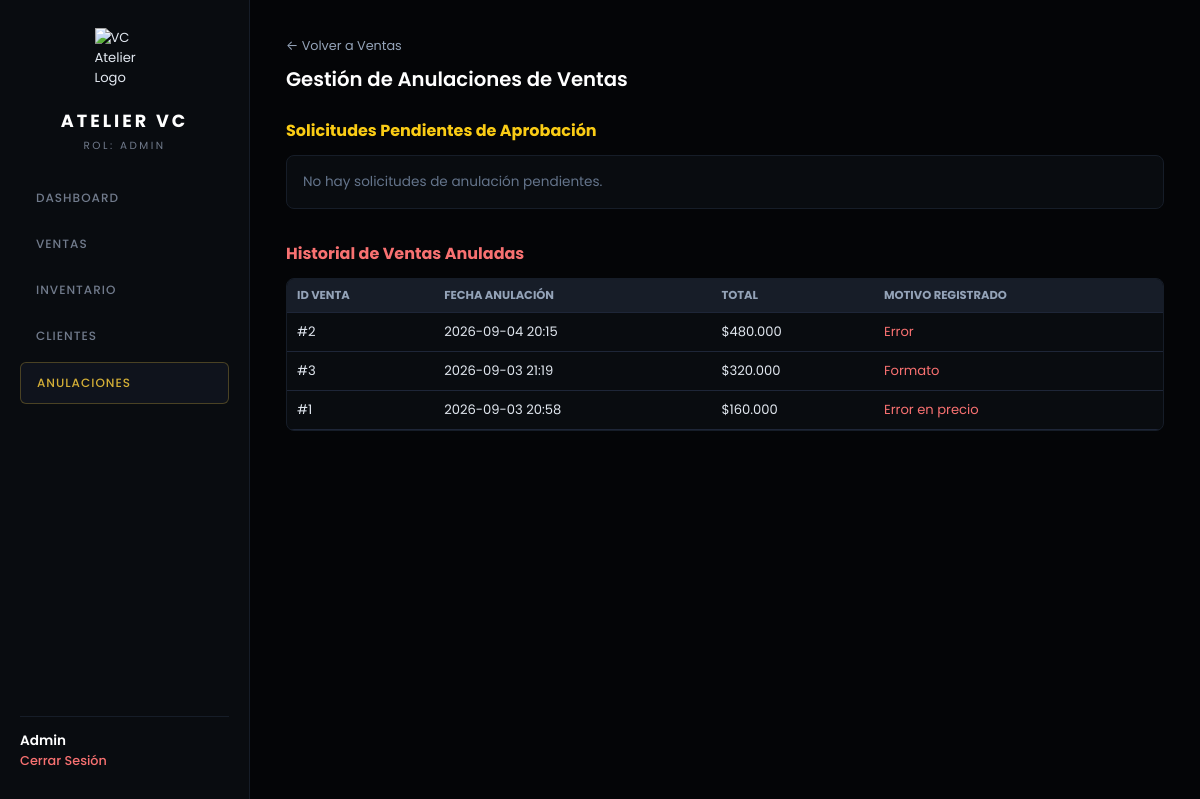
Before: /ventas/anulaciones (signed in) with the older database file.
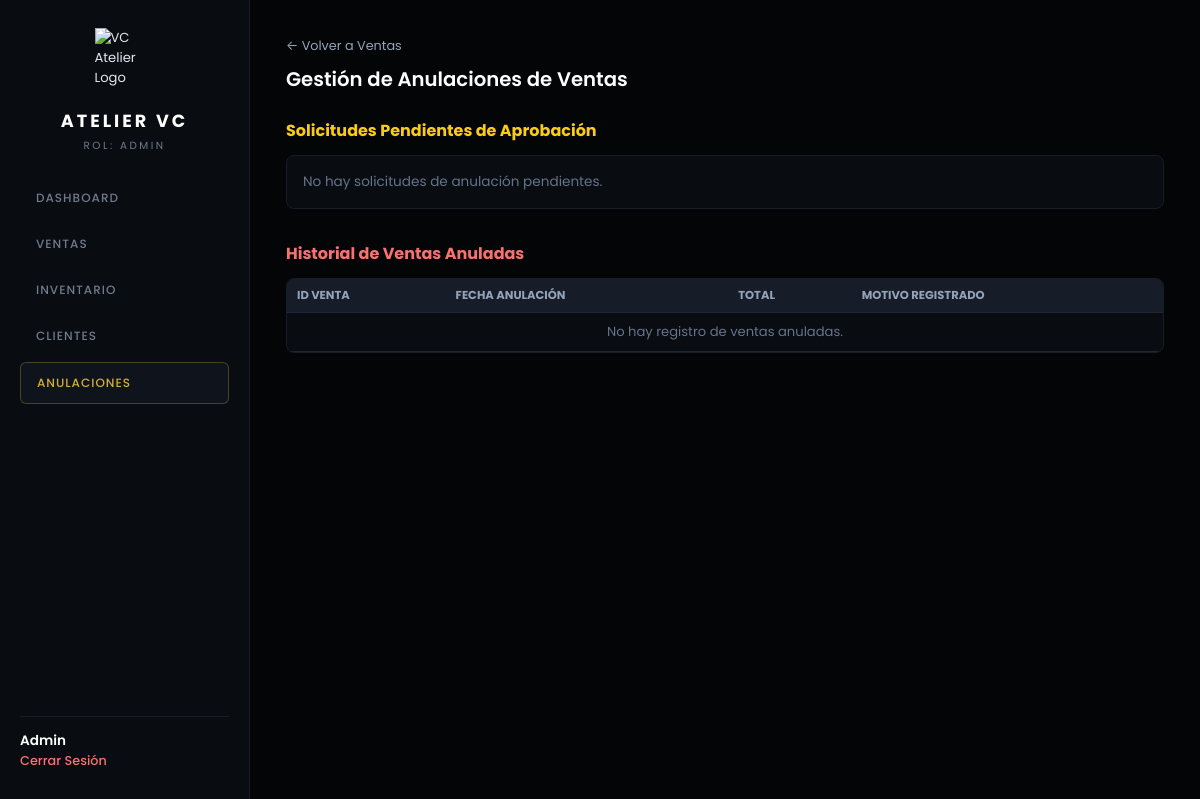
After: the same page with the newer database file.
### config/models.py (models this page shows)
class Venta(Base):
    __tablename__ = "ventas"
    id = Column(Integer, primary_key=True, index=True)
    cliente_id = Column(Integer, ForeignKey("clientes.id"), nullable=True)
    usuario_id = Column(Integer, ForeignKey("usuarios.id"), nullable=False)
    total = Column(Float, nullable=False)
    metodo_pago = Column(String(50), nullable=False)
    estado = Column(String(30), default="COMPLETADA")  # "COMPLETADA", "SOLICITADA_ANULACION", "ANULADA"
    motivo_anulacion = Column(Text, nullable=True)
    anulado_por_id = Column(Integer, ForeignKey("usuarios.id"), nullable=True)
    fecha_anulacion = Column(DateTime, nullable=True)
    fecha_venta = Column(DateTime, default=hora_colombia)
    cliente = relationship("Cliente", back_populates="ventas")
    usuario_registro = relationship("Usuario", foreign_keys=[usuario_id])
    usuario_anulo = relationship("Usuario", foreign_keys=[anulado_por_id])
    detalles = relationship("DetalleVenta", back_populates="venta", cascade="all, delete-orphan")

### main.py (the view)
@app.get("/ventas/anulaciones", response_class=HTMLResponse)
async def gestion_anulaciones(request: Request, db: Session = Depends(get_db)):
    admin_user = require_admin(request)
    solicitudes = db.query(Venta).filter(Venta.estado == "SOLICITADA_ANULACION").all()
    anuladas = db.query(Venta).filter(Venta.estado == "ANULADA").order_by(Venta.fecha_anulacion.desc()).all()
    return templates.TemplateResponse(
        request=request,
        name="ventas_anulaciones.html",
        context={
            "user": admin_user,
            "solicitudes": solicitudes,
            "anuladas": anuladas,
            "active_page": "anulaciones"
        }
    )

### templates/ventas_anulaciones.html (shortened to what this page needs)
{% extends "base.html" %}
{% block content %}
<div style="margin-bottom: 24px;">
    <a href="/ventas" style="color: #94A3B8; text-decoration: none; font-size: 0.8rem;">← Volver a Ventas</a>
    <h2 style="color: #FFFFFF; font-weight: 600; margin-top: 8px;">Gestión de Anulaciones de Ventas</h2>
</div>
<h3 style="color: #FACC15; font-size: 1rem; margin-bottom: 12px;">Solicitudes Pendientes de Aprobación</h3>
<div style="background-color: #11151C; border: 1px solid #1E2638; border-radius: 8px; padding: 16px; margin-bottom: 32px;">
    {% for s in solicitudes %}
    <div style="border-bottom: 1px solid #1E2638; padding-bottom: 16px; margin-bottom: 16px;">
        <p style="color: #FFFFFF; font-weight: 600; margin: 0 0 4px 0;">Venta #{{ s.id }} - Total: ${{ "{:,.0f}".format(s.total).replace(',', '.') }} ({{ s.metodo_pago }})</p>
        <p style="color: #94A3B8; font-size: 0.8rem; margin: 0 0 12px 0;">Registrada el: {{ s.fecha_venta.strftime('%Y-%m-%d %H:%M') }}</p>
        <form action="/ventas/{{ s.id }}/procesar-anulacion" method="POST" style="display: flex; gap: 8px; align-items: center; flex-wrap: wrap;">
            <input type="text" name="motivo" placeholder="Motivo de la anulación (Obligatorio para aprobar)..." required style="flex: 1; min-width: 240px; background: #171D28; border: 1px solid #283245; color: #FFF; padding: 10px 12px; border-radius: 4px; font-size: 0.85rem;">
            <button type="submit" style="background: #F87171; color: #FFF; border: none; padding: 10px 16px; border-radius: 4px; cursor: pointer; font-weight: 600; font-size: 0.8rem; white-space: nowrap;">
                Confirmar Anulación
            </button>
            <button type="submit" formaction="/ventas/{{ s.id }}/rechazar-anulacion" formnovalidate style="background: #334155; color: #E2E8F0; border: none; padding: 10px 16px; border-radius: 4px; cursor: pointer; font-weight: 600; font-size: 0.8rem; white-space: nowrap;">
                Rechazar
            </button>
        </form>
    </div>
    {% else %}
    <p style="color: #64748B; font-size: 0.85rem; margin: 0;">No hay solicitudes de anulación pendientes.</p>
    {% endfor %}
</div>
<h3 style="color: #F87171; font-size: 1rem; margin-bottom: 12px;">Historial de Ventas Anuladas</h3>
<div style="background-color: #11151C; border: 1px solid #1E2638; border-radius: 8px; overflow: hidden;">
    <div class="table-responsive">
        <table style="width: 100%; border-collapse: collapse; text-align: left; color: #E2E8F0; font-size: 0.85rem; min-width: 500px;">
            <thead>
                <tr style="background-color: #171D28; border-bottom: 1px solid #1E2638; color: #94A3B8; text-transform: uppercase; font-size: 0.7rem;">
                    <th style="padding: 12px;">ID Venta</th>
                    <th style="padding: 12px;">Fecha Anulación</th>
                    <th style="padding: 12px;">Total</th>
                    <th style="padding: 12px;">Motivo Registrado</th>
                </tr>
            </thead>
            <tbody>
                {% for a in anuladas %}
                <tr style="border-bottom: 1px solid #1E2638;">
                    <td style="padding: 12px;">#{{ a.id }}</td>
                    <td style="padding: 12px;">{{ a.fecha_anulacion.strftime('%Y-%m-%d %H:%M') if a.fecha_anulacion else '-' }}</td>
                    <td style="padding: 12px;">${{ "{:,.0f}".format(a.total).replace(',', '.') }}</td>
                    <td style="padding: 12px; color: #F87171;">{{ a.motivo_anulacion }}</td>
                </tr>
                {% else %}
                <tr>
                    <td colspan="4" style="padding: 16px; text-align: center; color: #64748B;">No hay registro de ventas anuladas.</td>
                </tr>
                {% endfor %}
            </tbody>
        </table>
    </div>
</div>
{% endblock %}

### templates/base.html (shortened to what this page needs)
<!DOCTYPE html>
<html lang="es">
<head>
    <link rel="stylesheet" href="{{ url_for('static', path='css/style.css') }}?v=99.0">
</head>
<body>
    <div class="app-layout">
        <aside class="sidebar">
            <div class="sidebar-top">
                <img src="{{ url_for('static', path='img/logo.png') }}" alt="VC Atelier Logo" class="sidebar-logo">
                <h2 class="brand-title" style="font-size: 1.1rem;">ATELIER VC</h2>
                <p class="brand-sub">ROL: {{ user.rol }}</p>
                <nav class="sidebar-nav">
                    {% if user.rol == 'ADMIN' %}
                    <a href="/" class="nav-link {% if active_page == 'dashboard' %}active{% endif %}">Dashboard</a>
                    {% endif %}
                    <a href="/ventas" class="nav-link {% if active_page == 'ventas' %}active{% endif %}">Ventas</a>
                    <a href="/inventario" class="nav-link {% if active_page == 'inventario' %}active{% endif %}">Inventario</a>
                    <a href="/clientes" class="nav-link {% if active_page == 'clientes' %}active{% endif %}">Clientes</a>
                    {% if user.rol == 'ADMIN' %}
                    <a href="/ventas/anulaciones" class="nav-link {% if active_page == 'anulaciones' %}active{% endif %}" style="color: #FACC15;">Anulaciones</a>
                    {% endif %}
                </nav>
            </div>
            <div class="sidebar-user-footer">
                <p style="color: #FFFFFF; font-size: 0.85rem; font-weight: 600; text-transform: capitalize;">{{ user.nombre }}</p>
                <a href="/logout" style="color: #F87171; font-size: 0.8rem; text-decoration: none; font-weight: 500;">Cerrar Sesión</a>
            </div>
        </aside>
        <main class="main-content">
            {% block content %}{% endblock %}
        </main>
    </div>
</body>
</html>

### static/css/style.css (style rules this page uses)
* { box-sizing: border-box; margin: 0; padding: 0; font-family: 'Poppins', -apple-system, BlinkMacSystemFont, 'Segoe UI', Roboto, sans-serif; }
body { background-color: #040507 !important; color: #E2E8F0; min-height: 100vh; -webkit-font-smoothing: antialiased; font-size: 0.82rem !important; }
.brand-title { color: #FFFFFF; letter-spacing: 3px; font-size: 1.25rem; font-weight: 700; text-align: center; text-transform: uppercase; }
.brand-sub { color: #717B8C; font-size: 0.65rem; letter-spacing: 2.5px; text-align: center; margin-top: 4px; margin-bottom: 24px; text-transform: uppercase; font-weight: 400; }
.app-layout { display: flex; flex-direction: column; min-height: 100vh; }
.sidebar { width: 100%; background-color: #090C10 !important; border-bottom: 1px solid #161D28 !important; padding: 20px; display: flex; flex-direction: column; justify-content: space-between; }
.sidebar-logo { width: 45px; height: auto; display: block; margin: 0 auto 8px auto; }
.sidebar-nav { display: flex; flex-wrap: wrap; gap: 6px; justify-content: center; margin-top: 12px; }
.sidebar-user-footer { border-top: 1px solid #161D28 !important; padding-top: 14px; margin-top: 18px; display: flex; justify-content: space-between; align-items: center; }
.main-content { flex: 1; padding: 24px; background-color: #040507 !important; }
.nav-link { display: inline-block; color: #717B8C; text-decoration: none; padding: 9px 16px; border-radius: 6px; font-size: 0.75rem; font-weight: 500; letter-spacing: 1px; text-transform: uppercase; transition: all 0.2s ease; }
.nav-link.active { color: #D4AF37 !important; background-color: #0F131C !important; border: 1px solid rgba(212, 175, 55, 0.3) !important; }
.table-responsive { width: 100%; overflow-x: auto; }
div[style*="background-color"], div[style*="background:"], section { background-color: #090C10 !important; border-color: #161D28 !important; border-radius: 8px; }
.main-content, .app-layout, body, .login-container { background-color: #040507 !important; }
@media (min-width: 768px) { .app-layout { flex-direction: row; } }
@media (min-width: 768px) { .sidebar { width: 250px; min-width: 250px; height: 100vh; position: sticky; top: 0; border-bottom: none; border-right: 1px solid #161D28 !important; padding: 28px 20px; } }
@media (min-width: 768px) { .sidebar-logo { width: 60px; margin-bottom: 20px; } }
@media (min-width: 768px) { .sidebar-nav { display: flex; flex-direction: column; gap: 6px; margin-top: 0; } }
@media (min-width: 768px) { .sidebar-user-footer { display: block; margin-top: 0; } }
@media (min-width: 768px) { .nav-link { display: block; padding: 11px 16px; } }
@media (min-width: 768px) { .main-content { padding: 36px; } }

### templates/base.html (style rules this page uses)
body { font-size: 0.82rem !important; background-color: #0b0f15; color: #E2E8F0; }
table { width: 100%; border-collapse: collapse; }
table th { padding: 8px 10px !important; font-size: 0.72rem !important; color: #94A3B8 !important; text-transform: uppercase; border-bottom: 1px solid #1E2638 !important; text-align: left; }
table td { padding: 9px 10px !important; font-size: 0.82rem !important; border-bottom: 1px solid #1E2638 !important; color: #E2E8F0; }

Changed rows visible on the page:
removed Venta: id "2", fecha_anulacion "2026-09-04 20:15", total "480.000", motivo_anulacion "Error"
removed Venta: id "3", fecha_anulacion "2026-09-03 21:19", total "320.000", motivo_anulacion "Formato"
removed Venta: id "1", fecha_anulacion "2026-09-03 20:58", total "160.000", motivo_anulacion "Error en precio"
Other visible differences:
text now shown: "No hay registro de ventas anuladas."
